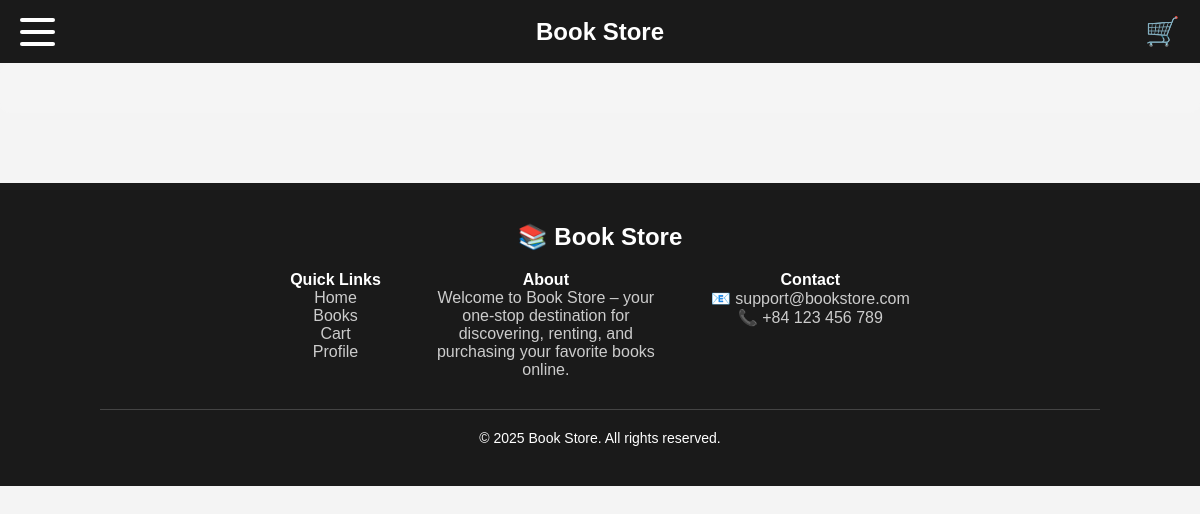
Before: / with the older database file.
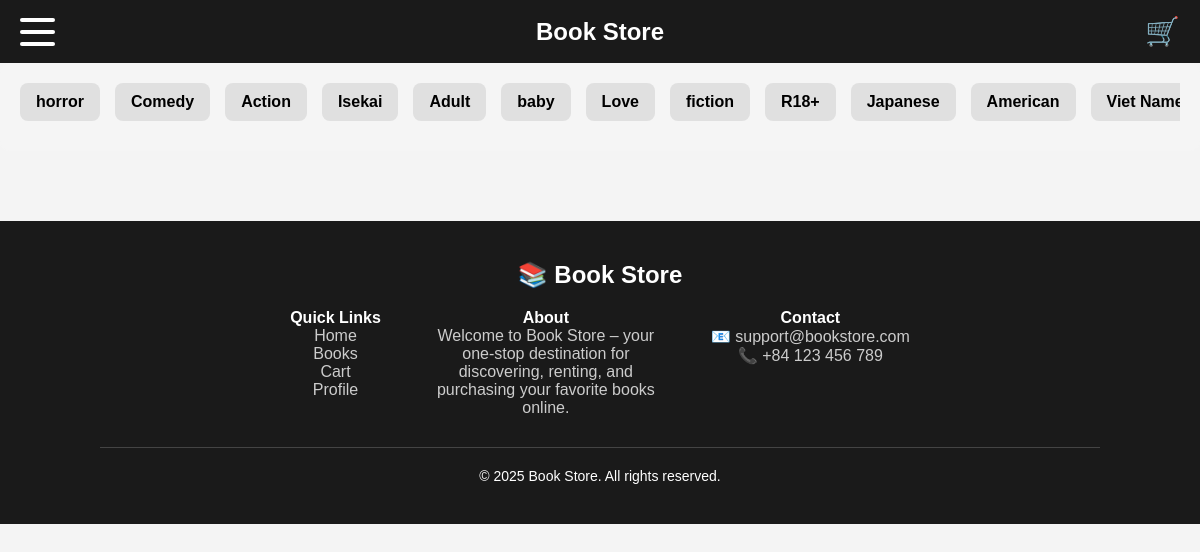
After: the same page with the newer database file.
### app/models/category_model.py (models this page shows)
class Category(db.Model):
    id = db.Column(db.Integer, primary_key=True)
    name = db.Column(db.String(100), nullable=False)

### app/routes/book_routes.py (the view)
@book_routes.route('/')
def homepage():
    books = BookRepository.get_books_litmited_by_six()
    categories = Category.query.all()
    return render_template('Homepage/home.html', books=books, categories=categories)

### app/repositories/book_repo.py (called while the page is built)
    @staticmethod
    def get_books_litmited_by_six():
        return Book.query.limit(6).all()

### app/templates/Homepage/home.html (shortened to what this page needs)
<!DOCTYPE html>
<html lang="en">
<head>
    <link rel="stylesheet" href="{{ url_for('static', filename='style.css') }}">
</head>
<body>
    <header>
        <div class="header-left">
            <button class="burger-icon" onclick="toggleMenu()">
                <span></span>
                <span></span>
                <span></span>
            </button>
        </div>
        <div class="header-center">
            <h1>Book Store</h1>
        </div>
        <div class="header-right">
            <a href="/cart" class="cart-icon">🛒</a>
        </div>
    </header>
    <main>
        <div class="search-section">
            <div class="categories-scroll">
                {% for category in categories %}
                <div class="category-cell">{{ category.name }}</div>
                {% endfor %}
            </div>
        </div>
        <div id="book-container" class="book-grid">
        </div>
    </main>
    <footer style="background-color: #1a1a1a; color: #fff; padding: 40px 20px; text-align: center;">
        <div style="max-width: 1000px; margin: 0 auto;">
            <h2 style="margin-bottom: 20px;">📚 Book Store</h2>
            <div style="display: flex; flex-wrap: wrap; justify-content: center; gap: 40px; margin-bottom: 30px;">
                <div>
                    <h4>Quick Links</h4>
                    <ul style="list-style: none; padding: 0;">
                        <li><a href="/" style="color: #ccc; text-decoration: none;">Home</a></li>
                        <li><a href="/books" style="color: #ccc; text-decoration: none;">Books</a></li>
                        <li><a href="/cart" style="color: #ccc; text-decoration: none;">Cart</a></li>
                        <li><a href="/profile" style="color: #ccc; text-decoration: none;">Profile</a></li>
                    </ul>
                </div>
                <div>
                    <h4>About</h4>
                    <p style="max-width: 250px; color: #ccc;">
                        Welcome to Book Store – your one-stop destination for discovering, renting, and purchasing your
                        favorite books online.
                    </p>
                </div>
                <div>
                    <h4>Contact</h4>
                    <p style="color: #ccc;">📧 support@bookstore.com</p>
                    <p style="color: #ccc;">📞 +84 123 456 789</p>
                </div>
            </div>
            <div style="border-top: 1px solid #444; padding-top: 20px; font-size: 14px;">
                <p>&copy; 2025 Book Store. All rights reserved.</p>
            </div>
        </div>
    </footer>
</body>
</html>

Changed rows visible on the page:
added Category: name "horror"
added Category: name "Comedy"
added Category: name "Action"
added Category: name "Isekai"
added Category: name "Adult"
added Category: name "baby"
added Category: name "Love"
added Category: name "fiction"
added Category: name "R18+"
added Category: name "Japanese"
added Category: name "American"
added Category: name "Viet…"
